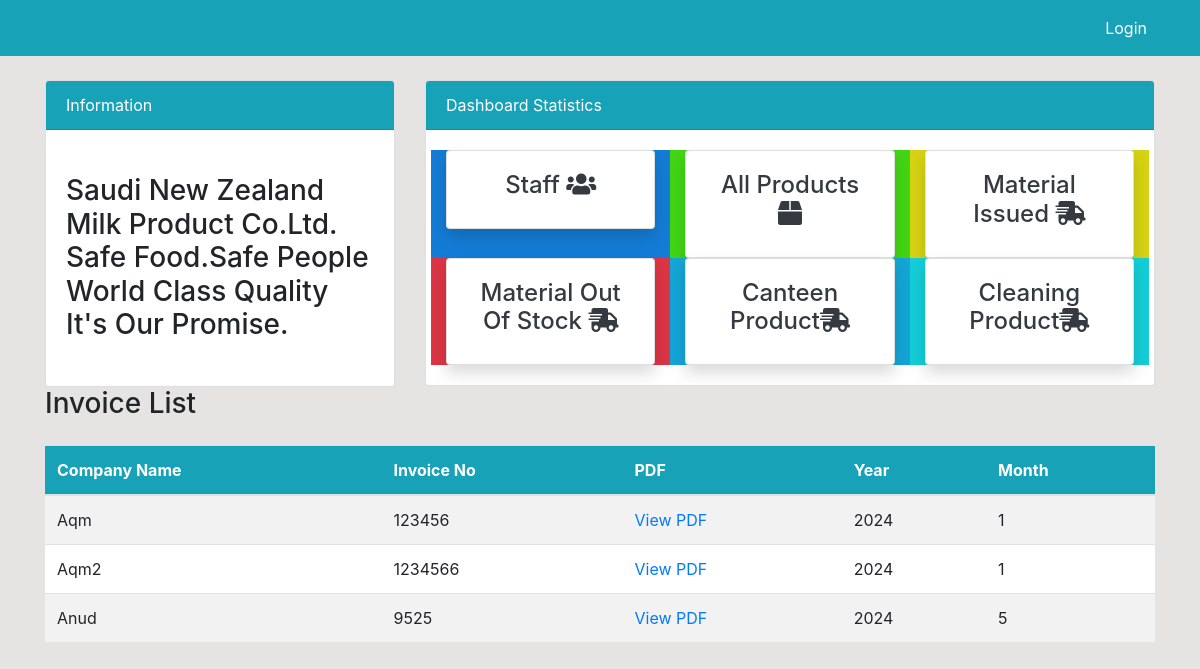
/invoice_list/, run on the app's committed database.
### dashboard/models.py (models this page shows, shortened)
class Invoice(models.Model):
    pdf_name = models.CharField(max_length=255,)
    invoice_no = models.CharField(max_length=255, unique=True)
    pdf_file = models.FileField(upload_to='invoice_pdfs/')
    year = models.IntegerField(default=None, blank=True, null=True)
    month = models.IntegerField(default=None, blank=True, null=True)

### dashboard/views.py (the view)
# urls.py: path('invoice_list/', views.invoice_list, name='invoice_list'),
def invoice_list(request):
    invoice = Invoice.objects.all()
    context = {
        'invoice_list': invoice,
        'invoice_list_count': invoice.count(),
    }
    return render(request, 'dashboard/invoice_list.html', context)

### templates/dashboard/invoice_list.html (shortened to what this page needs)
{% extends 'partials/base.html' %}
{% block content %}
  {% include 'partials/topside.html' %}
    <h3 class="mb-4">Invoice List</h3>
    <table class="table table-striped bg-white">
      <thead class="bg-info text-white">
        <tr>
          <th scope="col">Company Name</th>
          <th scope="col">Invoice No</th>
          <th scope="col">PDF</th>
          <th scope="col">Year</th>
          <th scope="col">Month</th>
        </tr>
      </thead>
      <tbody>
        {% for invoice in invoice_list %}
          <tr>
            <td>{{ invoice.pdf_name }}</td>
            <td>{{ invoice.invoice_no }}</td>
            <td><a href="{{ invoice.pdf_file.url }}" target="_blank">View PDF</a></td>
            <td>{{ invoice.year }}</td>
            <td>{{ invoice.month }}</td>
          </tr>
        {% endfor %}
      </tbody>
    </table>
  </div>
{% endblock %}

### static/style.css (style rules this page uses)
body { background: rgb(230, 227, 227); }

### data on the page
Invoice: pdf_name "Aqm", invoice_no "123456", year "2024", month "1"
Invoice: pdf_name "Aqm2", invoice_no "1234566", year "2024", month "1"
Invoice: pdf_name "Anud", invoice_no "9525", year "2024", month "5"
